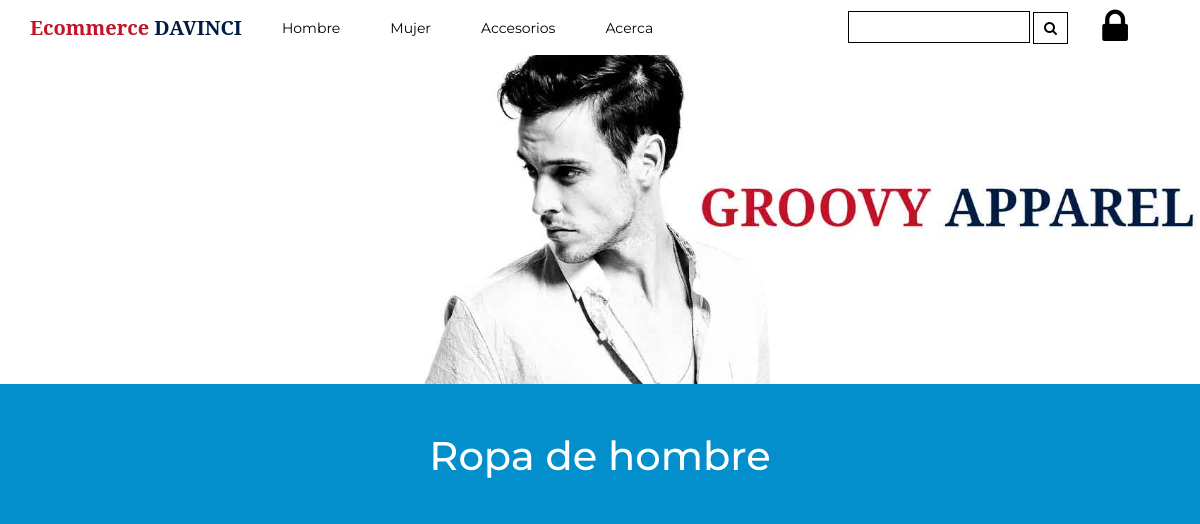
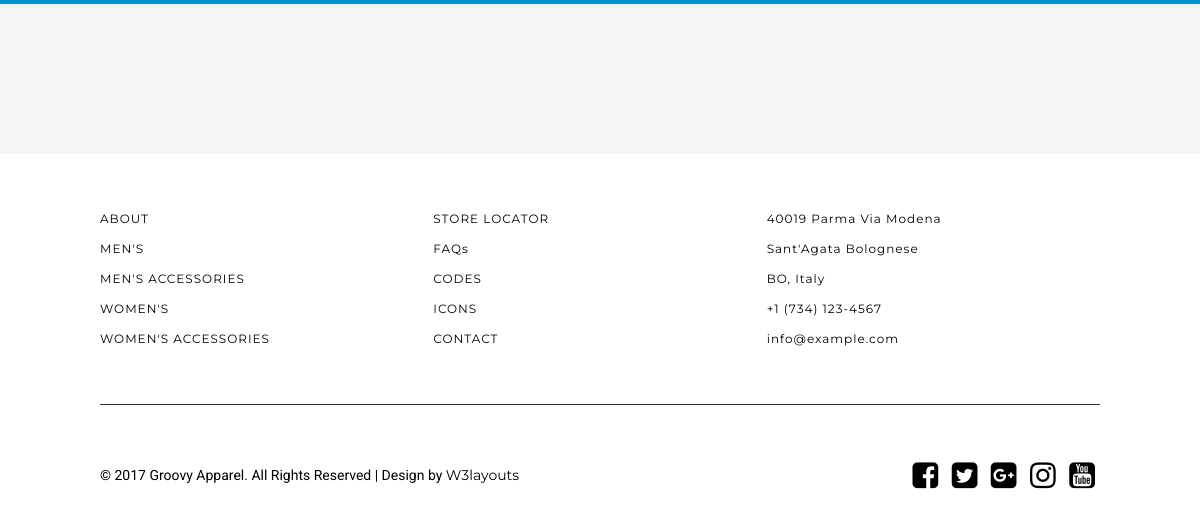
The app's page /mens.php, older data (2 pictures, top to bottom).
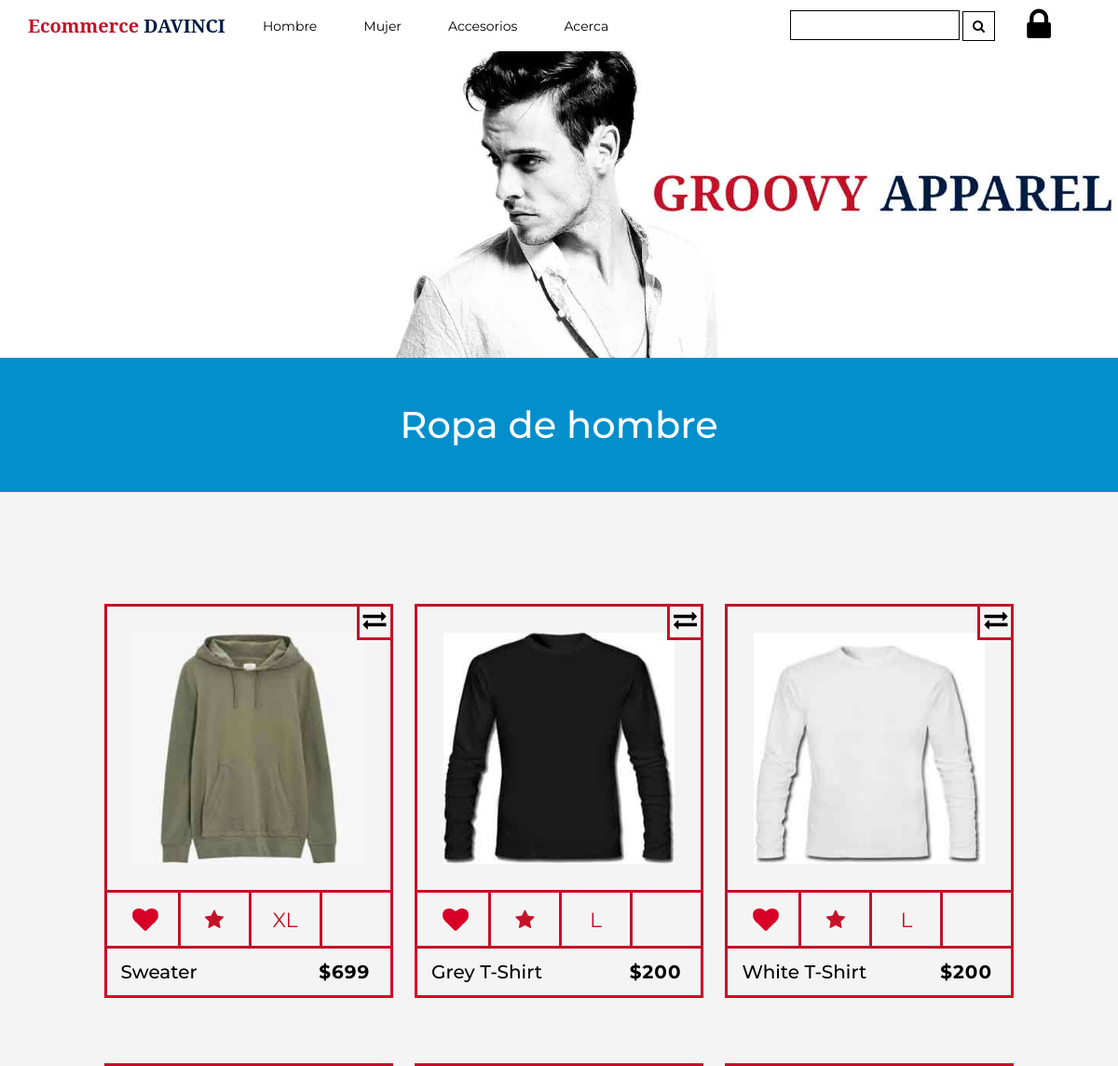
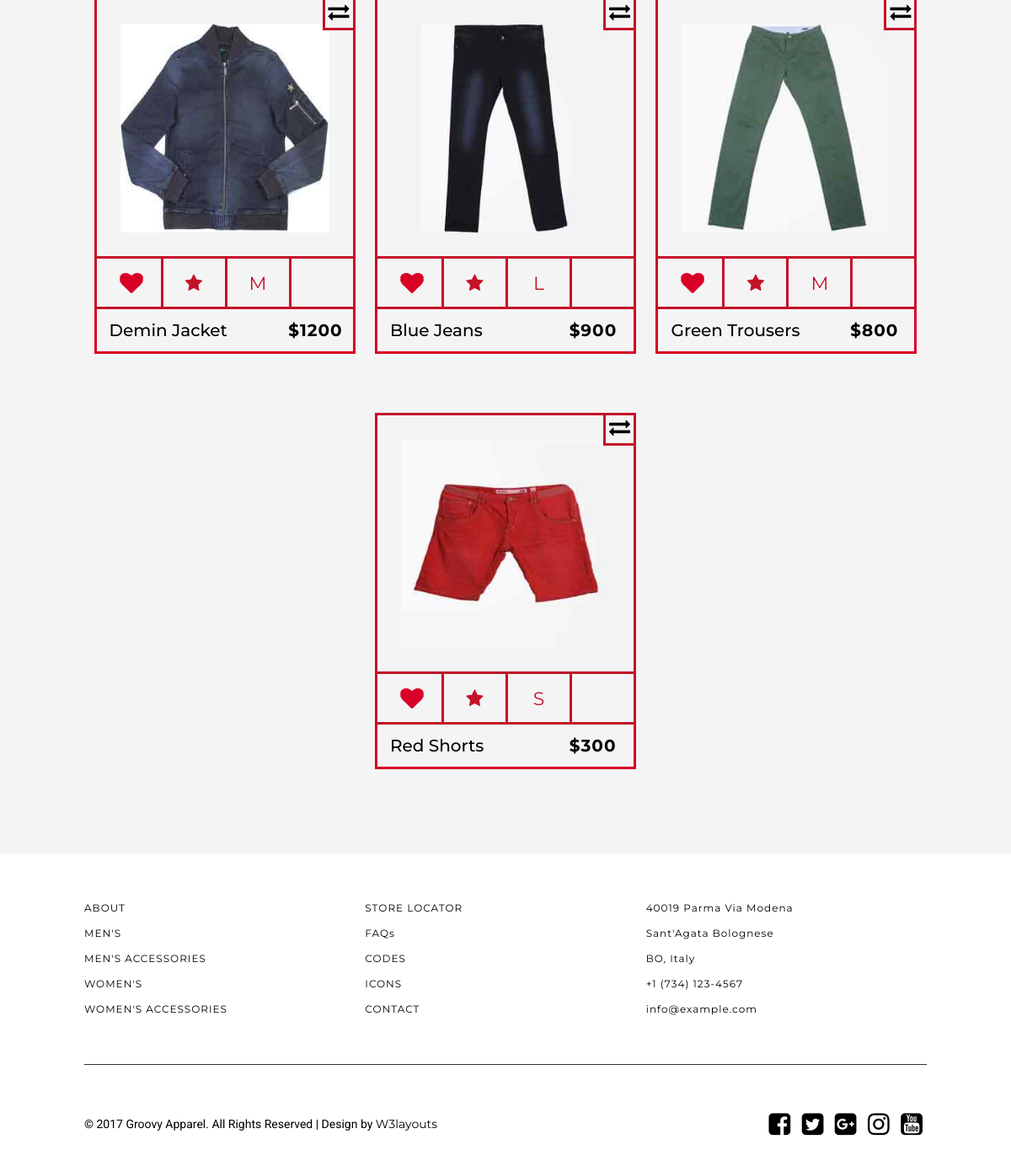
The same page, newer data (2 pictures, top to bottom).
### tables this page shows
CREATE TABLE `products` (
  `id` int(11) NOT NULL,
  `name` varchar(45) DEFAULT NULL,
  `description` varchar(255) DEFAULT NULL,
  `stock` int(11) DEFAULT NULL,
  `imageName` varchar(45) DEFAULT NULL,
  `price` double DEFAULT NULL,
  `id_type` int(11) DEFAULT NULL,
  `size` varchar(45) DEFAULT NULL,
  `starts` int(11) DEFAULT NULL,
  PRIMARY KEY (`id`),
  KEY `products_typeProducts_id_fk` (`id_type`),
  CONSTRAINT `products_typeProducts_id_fk` FOREIGN KEY (`id_type`) REFERENCES `typeProducts` (`id`)
);

### database/mens.php (the view, shortened to what this page needs)
<?php
$sql = 'SELECT * FROM products ORDER BY 1';
$results = $con->query($sql);
foreach ($results as $row) {
    ?>
    <li class="wthree aits w3l">
        <div class="cbp-pgcontent" id="men-<?php echo $row['id'] ?>">
            <span class="cbp-pgrotate"><i class="fa fa-exchange" aria-hidden="true"></i></span>
            <a href="mens_single.php?id=<?php echo $row['id'] ?>">
                <div class="cbp-pgitem a3ls">
                    <div class="cbp-pgitem-flip">
                        <img src="images/<?php echo $row['id'] ?>-front.jpg" alt="Groovy Apparel">
                    </div>
                </div>
            </a>
            <ul class="cbp-pgoptions w3l">
                <li class="cbp-pgoptcompare">
                    <input type="checkbox" name="checkboxG8" id="checkboxG8" class="css-checkbox w3"><label
                            for="checkboxG8" class="css-label"></label>
                </li>
                <li class="cbp-pgoptfav">
                    <span><?php echo $row['stars'] ?> <i class="fa fa-star" aria-hidden="true"></i></span>
                </li>
                <li class="cbp-pgoptsize agile">
                    <span data-size="XL"><?php echo $row['size'] ?></span>
                </li>
                <li class="cbp-pgoptcart">
                </li>
            </ul>
        </div>
        <a href="mens_single.php?id=<?php echo $row['id'] ?>">
            <div class="cbp-pginfo w3layouts">
                <h3><?php echo $row['name'] ?></h3>
                <span class="cbp-pgprice"><?php echo "$" . $row['price'] ?></span>
            </div>
        </a>
    </li>
<?php } ?>

### partials/header.php (shortened to what this page needs)
<!DOCTYPE html>
<html lang="zxx">
<head>
    <link rel="stylesheet" href="css/bootstrap.css" type="text/css" media="all">
    <link rel="stylesheet" href="css/style.css" type="text/css" media="all">
    <link rel="stylesheet" href="css/fluid_dg.css" id="fluid_dg-css" type="text/css" media="all">
    <link rel="stylesheet" href="css/font-awesome.css" type="text/css" media="all">
    <link rel="stylesheet" href="fonts/fontawesome-webfont.ttf" type="text/css" media="all">
</head>
<body>
<div class="agileheader" id="agileitshome">
    <nav class="navbar navbar-default w3ls navbar-fixed-top">
        <div class="container">
            <div class="navbar-header wthree nav_2">
                <a class="navbar-brand agileinfo" href="index.php"><span>Ecommerce</span> DAVINCI</a>
            </div>
            <div id="bs-megadropdown-tabs" class="navbar-collapse collapse">
                <ul class="nav navbar-nav">
                    <li class="dropdown">
                        <a href="#" class="dropdown-toggle w3-agile hyper" data-toggle="dropdown"><span> Hombre </span></a>
                    </li>
                    <li class="dropdown">
                        <a href="#" class="dropdown-toggle hyper" data-toggle="dropdown"><span> Mujer </span></a>
                    </li>
                    <li class="dropdown">
                        <a href="#" class="dropdown-toggle hyper" data-toggle="dropdown"><span> Accesorios </span></a>
                    </li>
                    <li><a href="about.php">Acerca</a></li>
                    <li class="wthreesearch">
                        <form action="#" method="post">
                            <input type="search" name="Search" placeholder="Search for a Product" required="">
                            <button type="submit" class="btn btn-default search" aria-label="Left Align">
                                <i class="fa fa-search" aria-hidden="true"></i>
                            </button>
                        </form>
                    </li>
                    <li class="wthreecartaits wthreecartaits2 cart cart box_2">
                        <form action="admin/login.php" method="get" class="last">
                            <button class="w3view-cart" type="submit" name="submit" value=""><i
                                        class="fa fa-lock" aria-hidden="true"></i></button>
                        </form>
                    </li>
                </ul>
            </div>
        </div>
    </nav>

### mens.php
<?php
include_once("partials/header.php");
?>
<div class="agileheader-banner w3mensaits">
    <img src="images/mens-banner.jpg" alt="Groovy Apparel">
</div>
</div>
<h1 class="w3wthreeheadingaits">Ropa de hombre</h1>
<div class="wthreeproductdisplay">
    <div id="cbp-pgcontainer" class="cbp-pgcontainer">
        <ul class="cbp-pggrid">
            <?php
            include_once("database/mens.php")
            ?>
        </ul>
    </div>
</div>
<?php
include_once("partials/footer.php");
?>

### partials/footer.php (shortened to what this page needs)
<div class="agileinfofooter">
    <div class="agileinfofooter-grids">
        <div class="col-md-4 agileinfofooter-grid agileinfofooter-grid1">
            <ul>
                <li><a href="about.php">ABOUT</a></li>
                <li><a href="mens.php">MEN'S</a></li>
                <li><a href="mens_accessories.php">MEN'S ACCESSORIES</a></li>
                <li><a href="womens.php">WOMEN'S</a></li>
                <li><a href="womens_accessories.php">WOMEN'S ACCESSORIES</a></li>
            </ul>
        </div>
        <div class="col-md-4 agileinfofooter-grid agileinfofooter-grid2">
            <ul>
                <li><a href="stores.php">STORE LOCATOR</a></li>
                <li><a href="faq.php">FAQs</a></li>
                <li><a href="codes.php">CODES</a></li>
                <li><a href="icons.php">ICONS</a></li>
                <li><a href="contact.php">CONTACT</a></li>
            </ul>
        </div>
        <div class="col-md-4 agileinfofooter-grid agileinfofooter-grid3">
            <address>
                <ul>
                    <li>40019 Parma Via Modena</li>
                    <li>Sant'Agata Bolognese</li>
                    <li>BO, Italy</li>
                    <li>+1 (734) 123-4567</li>
                    <li><a class="mail" href="mailto:mail@example.com">info@example.com</a></li>
                </ul>
            </address>
        </div>
        <div class="clearfix"></div>
    </div>
</div>
<div class="w3lscopyrightaits">
    <div class="col-md-8 w3lscopyrightaitsgrid w3lscopyrightaitsgrid1">
        <p>© 2017 Groovy Apparel. All Rights Reserved | Design by <a href="http://w3layouts.com/" target="=_blank">
                W3layouts </a></p>
    </div>
    <div class="col-md-4 w3lscopyrightaitsgrid w3lscopyrightaitsgrid2">
        <div class="agilesocialwthree">
            <ul class="social-icons">
                <li><a href="#" class="facebook w3ls" title="Go to Our Facebook Page"><i
                                class="fa w3ls fa-facebook-square" aria-hidden="true"></i></a></li>
                <li><a href="#" class="twitter w3l" title="Go to Our Twitter Account"><i
                                class="fa w3l fa-twitter-square" aria-hidden="true"></i></a></li>
                <li><a href="#" class="googleplus w3" title="Go to Our Google Plus Account"><i
                                class="fa w3 fa-google-plus-square" aria-hidden="true"></i></a></li>
                <li><a href="#" class="instagram wthree" title="Go to Our Instagram Account"><i
                                class="fa wthree fa-instagram" aria-hidden="true"></i></a></li>
                <li><a href="#" class="youtube w3layouts" title="Go to Our Youtube Channel"><i
                                class="fa w3layouts fa-youtube-square" aria-hidden="true"></i></a></li>
            </ul>
        </div>
    </div>
    <div class="clearfix"></div>
</div>
</body>
</html>

Row changes from the older to the newer data that the page shows:
added products: shows a picture, size "XL", name "Sweater", price "699"
added products: shows a picture, size "L", name "Grey T-Shirt", price "200"
added products: shows a picture, size "L", name "White T-Shirt", price "200"
added products: shows a picture, size "M", name "Demin Jacket", price "1200"
added products: shows a picture, size "L", name "Blue Jeans", price "900"
added products: shows a picture, size "M", name "Green Trousers", price "800"
added products: shows a picture, size "S", name "Red Shorts", price "300"
